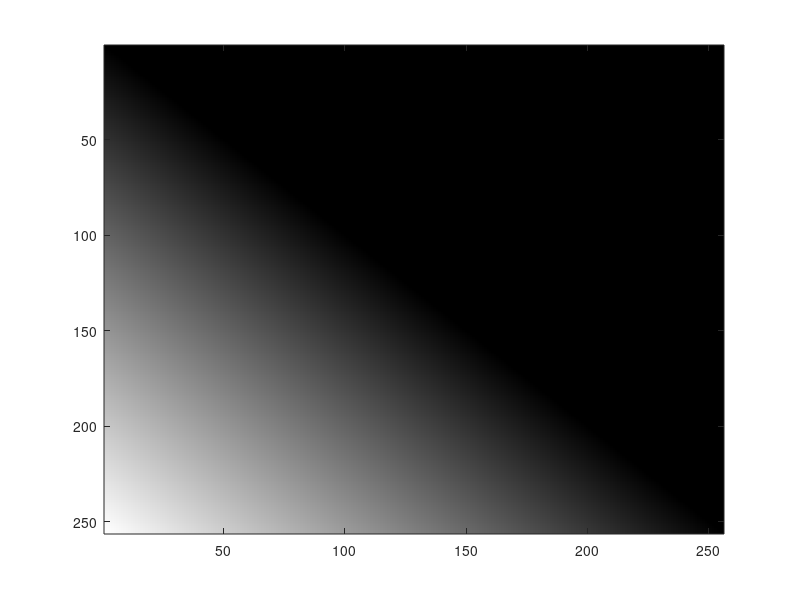

MATLAB code to generate this figure:
clear all; clc


g=zeros(256,256,3);
for r=1:256
    for c=1:256
    g(r,c,1)=(1-(r-1)/255)-((c-1)/255);
    end
end
for i=1:256
    for j=1:256
    g(i,j,2)=(1-(i-1)/255)-((j-1)/255);
    end
end
for k=1:256
    for m=1:256
    g(k,m,3)=(1-(k-1)/255)-((m-1)/255);
    end
end
g=rot90(g);

imagesc(g)



